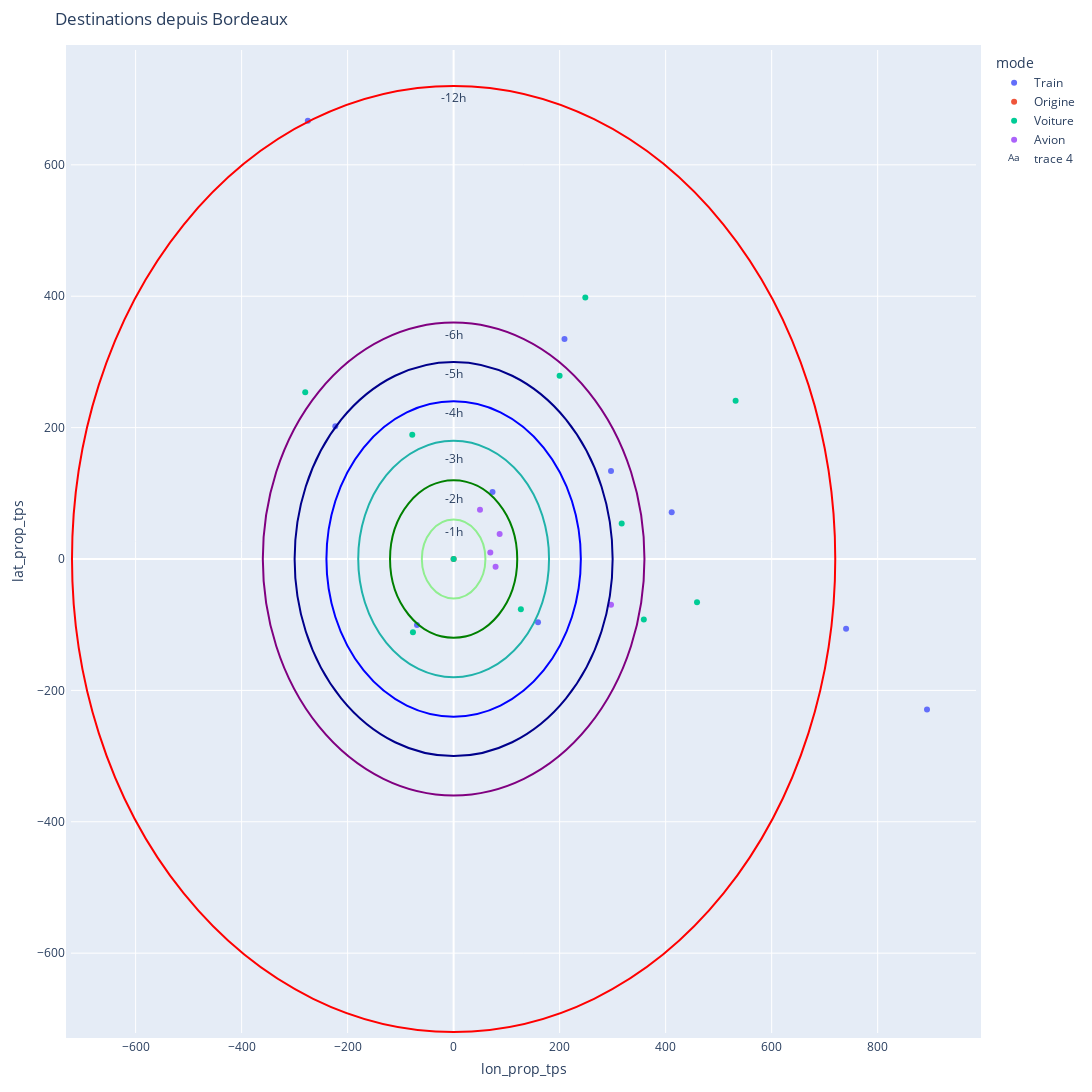

The code cell stored with this chart in its notebook:
### Code cell
apt.affichage_classique(dest_reduit_total_red)

### Figure 1 — Plotly figure (JSON) as saved in the notebook; plotly's stock layout.template omitted (floating-point values rounded to 4 significant figures)
{"data": [{"hovertemplate": "<b>%{hovertext}</b><br><br>mode=Train<br>lon_prop_tps=%{x}<br>lat_prop_tps=%{y}<extra></extra>", "hovertext": ["Bayonne", "Paris", "Brest", "Lille", "Marseille", "Lyon", "Toulouse", "Nice", "Strasbourg", "Nantes"], "legendgroup": "Train", "marker": {"color": "#636efa", "symbol": "circle"}, "mode": "markers", "name": "Train", "orientation": "v", "showlegend": true, "type": "scatter", "x": [-69.11, 73.39, -223.2, 209.1, 893.1, 411.4, 159.2, 740.4, 296.9, -275.0], "xaxis": "x", "y": [-100.5, 102, 202, 335, -229.1, 71, -96.19, -106.2, 134, 667], "yaxis": "y"}, {"hovertemplate": "<b>%{hovertext}</b><br><br>mode=Origine<br>lon_prop_tps=%{x}<br>lat_prop_tps=%{y}<extra></extra>", "hovertext": ["Bordeaux"], "legendgroup": "Origine", "marker": {"color": "#EF553B", "symbol": "circle"}, "mode": "markers", "name": "Origine", "orientation": "v", "showlegend": true, "type": "scatter", "x": [0], "xaxis": "x", "y": [0], "yaxis": "y"}, {"hovertemplate": "<b>%{hovertext}</b><br><br>mode=Voiture<br>lon_prop_tps=%{x}<br>lat_prop_tps=%{y}<extra></extra>", "hovertext": ["Paris", "Brest", "Lille", "Marseille", "Lyon", "Toulouse", "Nice", "Strasbourg", "Nantes", "Bayonne", "Bordeaux"], "legendgroup": "Voiture", "marker": {"color": "#00cc96", "symbol": "circle"}, "mode": "markers", "name": "Voiture", "orientation": "v", "showlegend": true, "type": "scatter", "x": [199.9, -280.0, 248.4, 358.8, 317.1, 126.8, 459.2, 532.0, -78.02, -76.75, 0], "xaxis": "x", "y": [279, 254, 398, -92.06, 54, -76.64, -65.86, 241, 189, -111.6, 0], "yaxis": "y"}, {"hovertemplate": "<b>%{hovertext}</b><br><br>mode=Avion<br>lon_prop_tps=%{x}<br>lat_prop_tps=%{y}<extra></extra>", "hovertext": ["Lille", "Marseille", "Strasbourg", "Lyon", "Nice"], "legendgroup": "Avion", "marker": {"color": "#ab63fa", "symbol": "circle"}, "mode": "markers", "name": "Avion", "orientation": "v", "showlegend": true, "type": "scatter", "x": [49.73, 296.9, 86.8, 69.18, 79.15], "xaxis": "x", "y": [75, -69.69, 38, 10, -11.61], "yaxis": "y"}, {"mode": "text", "text": ["-1h", "-2h", "-3h", "-4h", "-5h", "-6h", "-12h"], "type": "scatter", "x": [0, 0, 0, 0, 0, 0, 0], "y": [40, 90, 150, 220, 280, 340, 700]}], "layout": {"autosize": true, "height": 1200, "legend": {"title": {"text": "mode"}, "tracegroupgap": 0}, "margin": {"b": 50, "l": 50, "pad": 5, "r": 50, "t": 50}, "shapes": [{"line": {"color": "LightGreen"}, "type": "circle", "x0": -60, "x1": 60, "xref": "x", "y0": -60, "y1": 60, "yref": "y"}, {"line": {"color": "Green"}, "type": "circle", "x0": -120, "x1": 120, "xref": "x", "y0": -120, "y1": 120, "yref": "y"}, {"line": {"color": "LightSeaGreen"}, "type": "circle", "x0": -180, "x1": 180, "xref": "x", "y0": -180, "y1": 180, "yref": "y"}, {"line": {"color": "Blue"}, "type": "circle", "x0": -240, "x1": 240, "xref": "x", "y0": -240, "y1": 240, "yref": "y"}, {"line": {"color": "DarkBlue"}, "type": "circle", "x0": -300, "x1": 300, "xref": "x", "y0": -300, "y1": 300, "yref": "y"}, {"line": {"color": "Purple"}, "type": "circle", "x0": -360, "x1": 360, "xref": "x", "y0": -360, "y1": 360, "yref": "y"}, {"line": {"color": "Red"}, "type": "circle", "x0": -720, "x1": 720, "xref": "x", "y0": -720, "y1": 720, "yref": "y"}], "title": {"text": "Destinations depuis Bordeaux"}, "width": 1600, "xaxis": {"anchor": "y", "domain": [0, 1], "title": {"text": "lon_prop_tps"}}, "yaxis": {"anchor": "x", "domain": [0, 1], "title": {"text": "lat_prop_tps"}}}}
